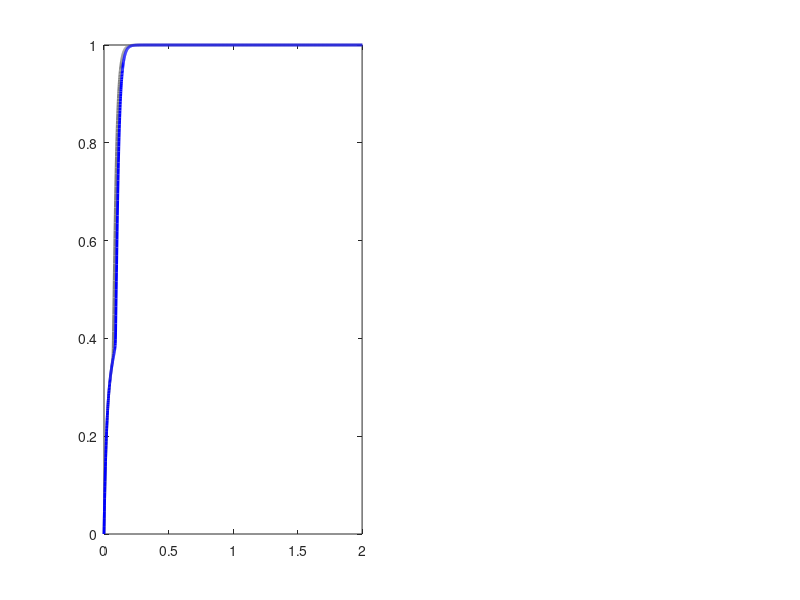

The MATLAB script that drew this image: (Note: this script raises an error after producing the figure.)
% clear all,
figure,

    % Colors for the bars
    colors_lateral = [0.5, 0.5, 0.5;  % Gray for ground truth
                      0, 0, 1;        % Blue for correct
                      1, 0, 0;        % Red for error
                      0.5, 0, 0.5];   % Purple for all
w=26;   

%% %%%  Figure S5A  %% Needs Amin's Modification

load("model1")
load("model2") 

subplot(1,2,1)

    % Colors for the bars
    colors_lateral = [0.5, 0.5, 0.5;  % Gray for ground truth
                      0, 0, 1;        % Blue for correct
                      1, 0, 0;        % Red for error
                      0.5, 0, 0.5];   % Purple for all

plot(ts,ch_norm,'LineWidth',2,'color', colors_lateral(1, :))
hold on
plot(ts, chh_norm, 'LineWidth', 2, 'color', colors_lateral(2, :))

xlim([0 2])
% 
ax = gca;  
ax.LineWidth = 2; 
set(gca, 'TickDir', 'out','FontSize', 26);
% % Add legend, labels, and formatting
% %legend('Column 1', 'Column 2','FontSize', 24)
xlabel('Time (s)', 'FontSize', 26)
ylabel('Normalised EPSP of {e}^1_1 (a.u.)', 'FontSize', 26)
set(gca, 'FontSize', 26);
set(gca, 'box', 'off')
xticks([0,0.5,1,1.5,2])


axis square
legend('Ground-truth','Estimated','FontSize', 24,'location','southeast')
legend boxoff


%% %%%  Figure S5B  %%%%%%%%%%%%%%%%%%%%%%%%%%%%%%%%%%%%%%
h = subplot(1,2,2);
pos = get(h, 'Position');

% Delete the axes, since we'll replace it with two subplots
delete(h);

    % Directories containing the BMS.mat files for different conditions    
    BMSDir = 'C:\Users\aaa210\OneDrive - University of Sussex\Research projects\DCM validation\Different models test\GitHub\Single_point_steady_state\single_balanced_lateral_model';

    BMS_folder = fullfile(BMSDir, 'BMS');
    correct_trials_dir = BMS_folder;

    % Load BMS.mat files
    PD_trials_file = fullfile(correct_trials_dir,'BMS.mat');

    PD_trials_data = load(PD_trials_file);

    % Extract model names and exceedance probabilities
    model_names = PD_trials_data.BMS.DCM.rfx.family.names;
    PD_xp = PD_trials_data.BMS.DCM.rfx.model.xp;

    % Number of models
    num_models = length(model_names);

    % Combine data for plotting
    data_BMS = [PD_xp]';

    % Labels for x-axis
    x_labels_BMS = {'lat.', 'FB', 'FC'}; %model_names;

    % Colors for the bars
    colors = [0, 0, 0;        % Red for error
              0, 0, 1;        % Blue for correct
              0.5, 0, 0.5];   % Purple for all

    % Ground truth values
    ground_truth = [144, 144];

    % DCM Bayesian Averaging results for correct trials
    PD = [PD_trials_data.BMS.DCM.rfx.bma.mEp.A{3}(2,1), PD_trials_data.BMS.DCM.rfx.bma.mEp.A{3}(1,2)];


    % Take the absolute values of the connections
    PD = abs(PD);

    % Combine data for plotting
    data_lateral = [ground_truth; PD]';

    % Labels for x-axis
    x_labels_lateral = {'Column 1 to 2', 'Column 2 to 1'};



% Define the gap between subplots
gap_fraction = 0.25;  % Fraction of the tile's width to use as gap (adjust as desired)
gap = gap_fraction * pos(3);  % Calculate the gap width

% Adjust the widths of the subplots to accommodate the gap
subplot_width = (pos(3) - gap) / 2;

% Position for the first subplot (left column)
pos1 = pos;
pos1(3) = subplot_width;                           % Set the width of the first subplot
% pos1(1) remains the same (left edge)

% Position for the second subplot (right column)
pos2 = pos;
pos2(3) = subplot_width;                           % Set the width of the second subplot
pos2(1) = pos(1) + subplot_width + gap;            % Move it to the right by one subplot width plus the gap

% Create the first subplot (left column)
ax3a = axes('Position', pos1);
axes(ax3a);  % Explicitly make ax3a the active axis
hold on;     % Ensure "hold on" applies to ax3a    

b1 = bar(data_BMS, 'grouped');

% Set colors for each bar group
for k = 1:length(b1)
    b1(k).FaceColor = colors(k, :);
end

% Set x-axis labels
set(gca, 'XTickLabel', x_labels_BMS, 'XTick', 1:numel(x_labels_BMS));

% Remove x-ticks but keep x-tick labels
ax1 = gca;
ax1.XAxis.TickLength = [0 0];

% Set y-axis limits
ylim([0, 1]);   

set(gca, 'TickDir', 'out');
% Add legend, labels, and formatting
set(gca, 'FontSize', w);
set(gca, 'box', 'off');
ax = gca;  
ax.LineWidth = 2;     
hold off;    
set(ax3a, 'FontSize', w);
ylabel('Model Exceedance Probability', 'FontSize', w, 'FontWeight','bold');
ylim([0 0.65])

ax = ax3a;  
ax.LineWidth = 2; 
set(ax3a, 'TickDir', 'out');
set(ax3a, 'box', 'off');

% Create the second subplot (right column)
ax3b = axes('Position', pos2);
axes(ax3b);  % Explicitly make ax3b the active axis
hold on;     % Ensure "hold on" applies to ax3b  

b2 = bar(data_lateral);

% Set colors for each bar group
for k = 1:length(b2)
    b2(k).FaceColor = colors_lateral(k, :);
end

% Set x-axis labels
set(gca, 'XTickLabel', x_labels_lateral, 'XTick', 1:numel(x_labels_lateral), 'YScale', 'log');

% Remove x-ticks but keep x-tick labels
ax2 = gca;
ax2.XAxis.TickLength = [0 0];  
% Set y-axis limits
% ylim([-0.001, ground_truth(1) * 1.05]);
set(ax3b, 'FontSize', w);
ylabel(ax3b, 'Lateral Connection (log scale)', 'FontSize', w, 'FontWeight','bold'); % Increased y-label font size
ax = ax3b;  
ax.LineWidth = 2; 
set(ax3b, 'TickDir', 'out');

set(ax3b, 'box', 'off');
